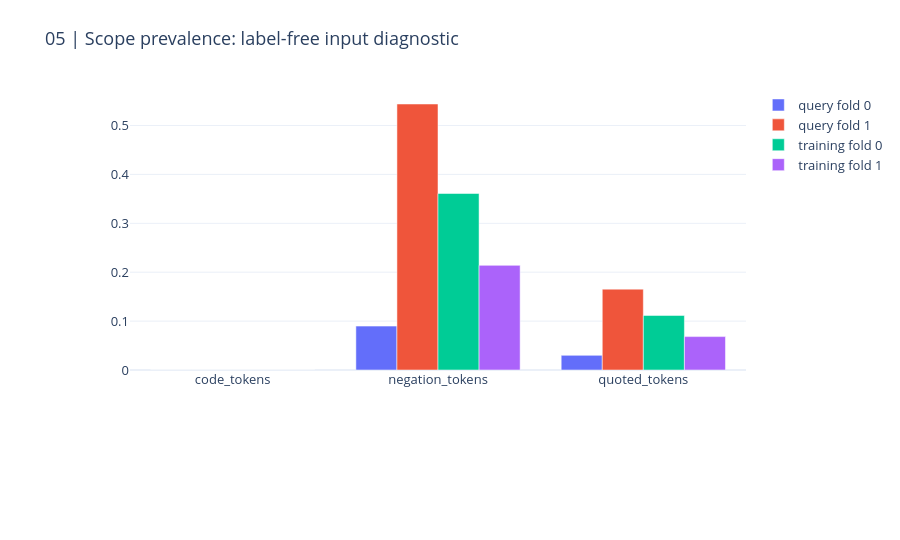
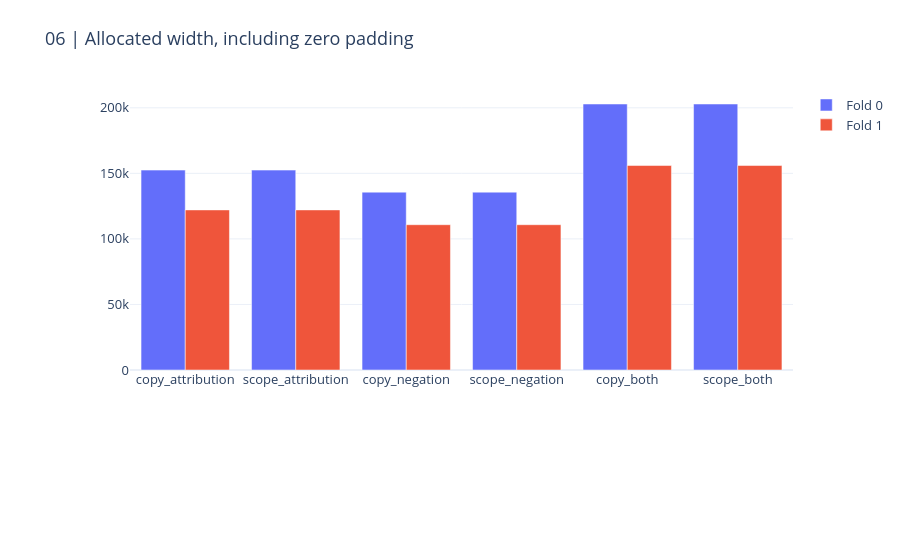

Notebook code cell kept with these figures, in order:
### Markdown cell above
## 5. Scope coverage and real feature size

Coverage uses observable text without targets. Many zero-padded columns are inactive; allocated width is not a count of useful features. Single-quoted and implicit reported speech remain known limitations.

### Code cell
display(pd.DataFrame(result["scope_coverage"]))
CHARTS[4].show(renderer="plotly_mimetype")
CHARTS[5].show(renderer="plotly_mimetype")

### Figure 1 — Plotly figure (JSON) as saved in the notebook; plotly's stock layout.template omitted (floating-point values rounded to 4 significant figures)
{"data": [{"name": "query fold 0", "type": "bar", "x": ["code_tokens", "negation_tokens", "quoted_tokens"], "y": [0.0, 0.08974, 0.02991]}, {"name": "query fold 1", "type": "bar", "x": ["code_tokens", "negation_tokens", "quoted_tokens"], "y": [0.0, 0.544, 0.1654]}, {"name": "training fold 0", "type": "bar", "x": ["code_tokens", "negation_tokens", "quoted_tokens"], "y": [0.0, 0.361, 0.1116]}, {"name": "training fold 1", "type": "bar", "x": ["code_tokens", "negation_tokens", "quoted_tokens"], "y": [0.0, 0.214, 0.06831]}], "layout": {"barmode": "group", "font": {"size": 13}, "height": 540, "margin": {"b": 170, "l": 130, "r": 40, "t": 90}, "title": {"text": "05 | Scope prevalence: label-free input diagnostic"}, "xaxis": {"automargin": true}, "yaxis": {"automargin": true}}}

### Figure 2 — Plotly figure (JSON) as saved in the notebook; plotly's stock layout.template omitted (floating-point values rounded to 4 significant figures)
{"data": [{"name": "Fold 0", "type": "bar", "x": ["copy_attribution", "scope_attribution", "copy_negation", "scope_negation", "copy_both", "scope_both"], "y": [152480, 152480, 135672, 135672, 202904, 202904]}, {"name": "Fold 1", "type": "bar", "x": ["copy_attribution", "scope_attribution", "copy_negation", "scope_negation", "copy_both", "scope_both"], "y": [122109, 122109, 110823, 110823, 155967, 155967]}], "layout": {"barmode": "group", "font": {"size": 13}, "height": 540, "margin": {"b": 170, "l": 130, "r": 40, "t": 90}, "title": {"text": "06 | Allocated width, including zero padding"}, "xaxis": {"automargin": true}, "yaxis": {"automargin": true}}}
